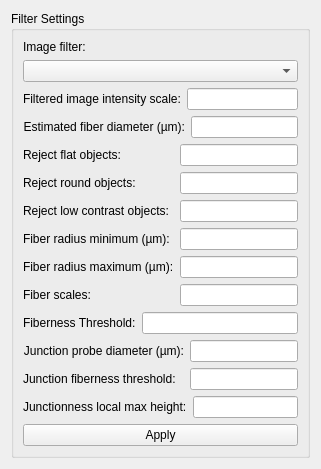
       <widget class="QWidget" name="scrollAreaWidgetContents">
        <property name="geometry">
         <rect>
          <x>0</x>
          <y>0</y>
          <width>321</width>
          <height>439</height>
         </rect>
        </property>
        <layout class="QVBoxLayout" name="verticalLayout_8">
         <item>
          <widget class="QGroupBox" name="filterSettingsBox">
           <property name="sizePolicy">
            <sizepolicy hsizetype="Preferred" vsizetype="Preferred">
             <horstretch>0</horstretch>
             <verstretch>0</verstretch>
            </sizepolicy>
           </property>
           <property name="minimumSize">
            <size>
             <width>0</width>
             <height>0</height>
            </size>
           </property>
           <property name="maximumSize">
            <size>
             <width>320</width>
             <height>16777215</height>
            </size>
           </property>
           <property name="title">
            <string>Filter Settings</string>
           </property>
           <property name="alignment">
            <set>Qt::AlignLeading|Qt::AlignLeft|Qt::AlignTop</set>
           </property>
           <layout class="QVBoxLayout" name="verticalLayout_4">
            <item>
             <widget class="QLabel" name="imageFilterLabel">
              <property name="text">
               <string>Image filter:</string>
              </property>
             </widget>
            </item>
            <item>
             <widget class="QComboBox" name="imageFilterComboBox">
              <property name="sizePolicy">
               <sizepolicy hsizetype="Minimum" vsizetype="Fixed">
                <horstretch>0</horstretch>
                <verstretch>0</verstretch>
               </sizepolicy>
              </property>
              <property name="maximumSize">
               <size>
                <width>16777215</width>
                <height>16777215</height>
               </size>
              </property>
              <property name="toolTip">
               <string>Change the image filter type.</string>
              </property>
             </widget>
            </item>
            <item>
             <widget class="QWidget" name="constantSettingsWidget" native="true">
              <property name="minimumSize">
               <size>
                <width>0</width>
                <height>0</height>
               </size>
              </property>
              <layout class="QFormLayout" name="formLayout">
               <property name="margin">
                <number>0</number>
               </property>
               <item row="0" column="0">
                <widget class="QLabel" name="filteredImageScaleLabel">
                 <property name="toolTip">
                  <string>A scale factor to apply to the image prior to saving it to a TIF file.</string>
                 </property>
                 <property name="text">
                  <string>Filtered image intensity scale:</string>
                 </property>
                </widget>
               </item>
               <item row="0" column="1">
                <widget class="QLineEdit" name="filteredImageScaleEdit">
                 <property name="toolTip">
                  <string>A scale factor to apply to the image prior to saving it to a TIF file.</string>
                 </property>
                </widget>
               </item>
              </layout>
             </widget>
            </item>
            <item>
             <widget class="QWidget" name="fibernessSettingsWidget" native="true">
              <layout class="QFormLayout" name="formLayout_3">
               <property name="horizontalSpacing">
                <number>6</number>
               </property>
               <property name="verticalSpacing">
                <number>6</number>
               </property>
               <property name="margin">
                <number>0</number>
               </property>
               <item row="0" column="0">
                <widget class="QLabel" name="fiberDiameterLabel">
                 <property name="toolTip">
                  <string>Estimated diameter of the fiber. Currently not used.</string>
                 </property>
                 <property name="layoutDirection">
                  <enum>Qt::LeftToRight</enum>
                 </property>
                 <property name="text">
                  <string>Estimated fiber diameter (µm):</string>
                 </property>
                 <property name="alignment">
                  <set>Qt::AlignRight|Qt::AlignTrailing|Qt::AlignVCenter</set>
                 </property>
                </widget>
               </item>
               <item row="0" column="1">
                <widget class="QLineEdit" name="fiberDiameterEdit">
                 <property name="toolTip">
                  <string>Estimated diameter of the fiber. Currently not used.</string>
                 </property>
                 <property name="text">
                  <string/>
                 </property>
                </widget>
               </item>
              </layout>
             </widget>
            </item>
            <item>
             <widget class="QWidget" name="multiscaleFibernessSettingsWidget" native="true">
              <layout class="QFormLayout" name="formLayout_4">
               <property name="fieldGrowthPolicy">
                <enum>QFormLayout::AllNonFixedFieldsGrow</enum>
               </property>
               <property name="horizontalSpacing">
                <number>6</number>
               </property>
               <property name="verticalSpacing">
                <number>6</number>
               </property>
               <property name="margin">
                <number>0</number>
               </property>
               <item row="0" column="0">
                <widget class="QLabel" name="fibernessAlphaCoefficientLabel">
                 <property name="toolTip">
                  <string>Weight factor that controls how the filter rejects flat objects as fibrous. Higher values tend to reject flat objects. Typically 0.5 is a good value.</string>
                 </property>
                 <property name="layoutDirection">
                  <enum>Qt::LeftToRight</enum>
                 </property>
                 <property name="text">
                  <string>Reject flat objects:</string>
                 </property>
                 <property name="alignment">
                  <set>Qt::AlignLeading|Qt::AlignLeft|Qt::AlignVCenter</set>
                 </property>
                </widget>
               </item>
               <item row="0" column="1">
                <widget class="QLineEdit" name="fibernessAlphaCoefficientEdit">
                 <property name="toolTip">
                  <string>Weight factor that controls how the filter rejects flat objects as fibrous. Higher values tend to reject flat objects. Typically 0.5 is a good value.</string>
                 </property>
                </widget>
               </item>
               <item row="1" column="0">
                <widget class="QLabel" name="fibernessBetaCoefficientLabel">
                 <property name="toolTip">
                  <string>Weight factor that controls how the filter rejects non-round objects as fibrous. Lower values tend to reject round objects. Typically 0.5 is a good value.</string>
                 </property>
                 <property name="text">
                  <string>Reject round objects:</string>
                 </property>
                </widget>
               </item>
               <item row="1" column="1">
                <widget class="QLineEdit" name="fibernessBetaCoefficientEdit">
                 <property name="toolTip">
                  <string>Weight factor that controls how the filter rejects non-round objects as fibrous. Lower values tend to reject round objects. Typically 0.5 is a good value.</string>
                 </property>
                </widget>
               </item>
               <item row="2" column="0">
                <widget class="QLabel" name="fibernessGammaCoefficientLabel">
                 <property name="toolTip">
                  <string>Weight factor that controls how selective the fiberness filter is for contrast. Higher values mean only fibers in high-contrast areas will be identified. Typically 50.0 is a good value.</string>
                 </property>
                 <property name="text">
                  <string>Reject low contrast objects:</string>
                 </property>
                </widget>
               </item>
               <item row="2" column="1">
                <widget class="QLineEdit" name="fibernessGammaCoefficientEdit">
                 <property name="toolTip">
                  <string>Weight factor that controls how selective the fiberness filter is for contrast. Higher values mean only fibers in high-contrast areas will be identified. Typically 50.0 is a good value.</string>
                 </property>
                </widget>
               </item>
               <item row="3" column="0">
                <widget class="QLabel" name="fibernessScaleMinimumLabel">
                 <property name="toolTip">
                  <string>Minimum radius of fibers to look for.</string>
                 </property>
                 <property name="text">
                  <string>Fiber radius minimum (µm):</string>
                 </property>
                </widget>
               </item>
               <item row="4" column="0">
                <widget class="QLabel" name="fibenessrScaleMaximumLabel">
                 <property name="toolTip">
                  <string>Maximum radius of fibers to look for.</string>
                 </property>
                 <property name="text">
                  <string>Fiber radius maximum (µm):</string>
                 </property>
                </widget>
               </item>
               <item row="5" column="0">
                <widget class="QLabel" name="fibernessNumberOfScalesLabel">
                 <property name="toolTip">
                  <string>Number of fiber radii to look for between the minimum and maximum radii. These radii will be evenly distributed between the minimum and maximum.</string>
                 </property>
                 <property name="text">
                  <string>Fiber scales:</string>
                 </property>
                </widget>
               </item>
               <item row="3" column="1">
                <widget class="QLineEdit" name="fibernessScaleMinimumEdit">
                 <property name="toolTip">
                  <string>Minimum radius of fibers to look for.</string>
                 </property>
                </widget>
               </item>
               <item row="4" column="1">
                <widget class="QLineEdit" name="fibernessScaleMaximumEdit">
                 <property name="toolTip">
                  <string>Maximum radius of fibers to look for.</string>
                 </property>
                </widget>
               </item>
               <item row="5" column="1">
                <widget class="QLineEdit" name="fibernessNumberOfScalesEdit">
                 <property name="toolTip">
                  <string>Number of fiber radii to look for between the minimum and maximum radii. These radii will be evenly distributed between the minimum and maximum.</string>
                 </property>
                </widget>
               </item>
              </layout>
             </widget>
            </item>
            <item>
             <widget class="QWidget" name="multiscaleFibernessThresholdSettingsWidget" native="true">
              <property name="layoutDirection">
               <enum>Qt::LeftToRight</enum>
              </property>
              <layout class="QFormLayout" name="formLayout_2">
               <property name="fieldGrowthPolicy">
                <enum>QFormLayout::ExpandingFieldsGrow</enum>
               </property>
               <property name="margin">
                <number>0</number>
               </property>
               <item row="0" column="0">
                <widget class="QLabel" name="fibernessThresoldLabel">
                 <property name="toolTip">
                  <string>Threshold value above which voxels are considered to be part of a fiber.</string>
                 </property>
                 <property name="text">
                  <string>Fiberness Threshold:</string>
                 </property>
                </widget>
               </item>
               <item row="0" column="1">
                <widget class="QLineEdit" name="fibernessThresholdEdit">
                 <property name="maximumSize">
                  <size>
                   <width>16777215</width>
                   <height>16777215</height>
                  </size>
                 </property>
                 <property name="toolTip">
                  <string>Threshold value above which voxels are considered to be part of a fiber.</string>
                 </property>
                 <property name="layoutDirection">
                  <enum>Qt::LeftToRight</enum>
                 </property>
                </widget>
               </item>
              </layout>
             </widget>
            </item>
            <item>
             <widget class="QWidget" name="junctionnessSettingsWidget" native="true">
              <layout class="QFormLayout" name="formLayout_5">
               <property name="fieldGrowthPolicy">
                <enum>QFormLayout::AllNonFixedFieldsGrow</enum>
               </property>
               <property name="margin">
                <number>0</number>
               </property>
               <item row="0" column="0">
                <widget class="QLabel" name="junctionProbeDiameterLabel">
                 <property name="layoutDirection">
                  <enum>Qt::LeftToRight</enum>
                 </property>
                 <property name="text">
                  <string>Junction probe diameter (µm):</string>
                 </property>
                 <property name="alignment">
                  <set>Qt::AlignRight|Qt::AlignTrailing|Qt::AlignVCenter</set>
                 </property>
                </widget>
               </item>
               <item row="0" column="1">
                <widget class="QLineEdit" name="junctionProbeDiameterEdit"/>
               </item>
               <item row="1" column="0">
                <widget class="QLabel" name="junctionFibernessThresholdLabel">
                 <property name="text">
                  <string>Junction fiberness threshold:</string>
                 </property>
                </widget>
               </item>
               <item row="1" column="1">
                <widget class="QLineEdit" name="junctionFibernessThresholdEdit"/>
               </item>
              </layout>
             </widget>
            </item>
            <item>
             <widget class="QWidget" name="junctionnessLocalMaxSettingsWidget" native="true">
              <layout class="QFormLayout" name="formLayout_6">
               <property name="margin">
                <number>0</number>
               </property>
               <item row="0" column="0">
                <widget class="QLabel" name="junctionnessLocalMaxHeightLabel">
                 <property name="text">
                  <string>Junctionness local max height:</string>
                 </property>
                </widget>
               </item>
               <item row="0" column="1">
                <widget class="QLineEdit" name="junctionnessLocalMaxHeightEdit"/>
               </item>
              </layout>
             </widget>
            </item>
            <item>
             <widget class="QPushButton" name="applyButton_2">
              <property name="toolTip">
               <string>Apply changes to the image filter and visualization.</string>
              </property>
              <property name="text">
               <string>Apply</string>
              </property>
             </widget>
            </item>
           </layout>
          </widget>
         </item>
         <item>
          <spacer name="verticalSpacer_2">
           <property name="orientation">
            <enum>Qt::Vertical</enum>
           </property>
           <property name="sizeHint" stdset="0">
            <size>
             <width>20</width>
             <height>0</height>
            </size>
           </property>
          </spacer>
         </item>
        </layout>
       </widget>
